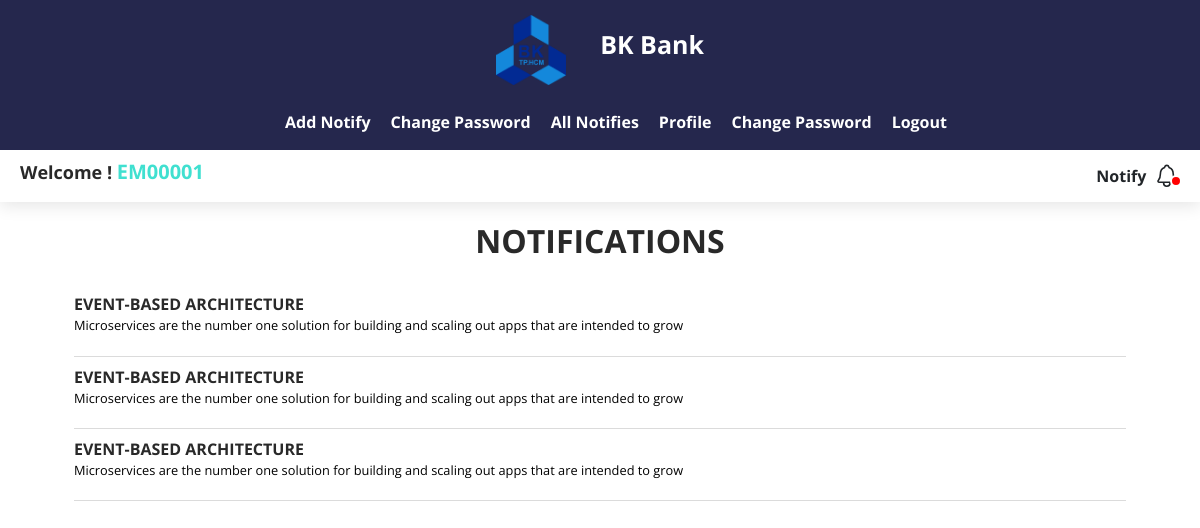
The app's page /pages/notify.php?type=n (signed in) with its own data.
### tables this page shows
CREATE TABLE
    `notify` (
        `id` int(11) NOT NULL PRIMARY KEY AUTO_INCREMENT,
        `title` varchar(255) NOT NULL,
        `content` varchar(255) NOT NULL,
        `role` enum('admin', 'employee', 'user') NOT NULL DEFAULT 'user',
        `created_At` timestamp NOT NULL DEFAULT current_timestamp() ON UPDATE current_timestamp()
    );

### pages/notify.php (the view, shortened to what this page needs)
<?php
    include '../components/Navigation__Bar.php';
    ?>
<?php include '../components/User_Name.php' ?>
<div class="container" id="add_page">
  <div class="row text-center">
    <?php
    echo "
             <h2>Notifications</h2>
      ";
      ?>
  </div>
  <div>
    <ul class='notify-content'>
      <?php
      $role= $_SESSION['ROLE_INFOR'];
          $sql_command = "SELECT * FROM notify WHERE role='$role' ORDER BY id DESC";
          $result = $con->query($sql_command);
          if ($result->num_rows > 0) {
            while($row = $result->fetch_assoc()) {
              ?>
      <li>
        <div class='content-link'>
          <div class='title-notification'>
            <p><?php echo $row['title']; ?> </p>
          </div>
          <div class='content-notification'>
            <p style='color: black !important;font-weight:normal !important; text-transform:none; font-size:0.8rem'>
              <?php echo $row['content']; ?></p>
          </div>
      </li>
      <?php } ?>
      <?php } ?>
    </ul>
  </div>
</div>
<?php
    include '../components/Footer.php';
?>

### style/style.css (style rules this page uses)
* { padding: 0; margin: 0; box-sizing: border-box; }
body { font-family: 'Open Sans', sans-serif; background-color: #FFFFFF; }
:root { --heading__color:#292929; --subheading__color:#007bff; --tab__bg:#377dff; --log__color:#40E0D0; --tab_nav_color:#fff; --box__shadow: 0 4px 16px rgb(0 0 0 / 10%); }
ul { list-style-type: none; }
#add_page { margin-top:20px; }
#add_page h2, #add_page p { color:var(--heading__color); font-weight:bold; text-transform:uppercase; }

### style/notify.css (style rules this page uses)
.notify-content { position: relative; padding: 1rem 2rem; }
.notify-content li { padding-bottom: 1.25rem; padding-top: 0.5rem; border-bottom: 0.1px solid rgb(219, 219, 219); }
.title-notification { font-size: 1rem; font-weight: bold; }
.title-notification p { text-overflow: ellipsis; overflow: hidden; white-space: nowrap; margin-bottom: 0; }
.content-notification { width: 100%; font-size: 0.75rem; }
.content-notification p { text-overflow: ellipsis; overflow: hidden; white-space: nowrap; margin-bottom: 0; }

### records on screen
notify: title "EVENT-BASED ARCHITECTURE", content "Microservices are the number one solution for building and scaling out apps that are intended to grow"
notify: title "EVENT-BASED ARCHITECTURE", content "Microservices are the number one solution for building and scaling out apps that are intended to grow"
notify: title "EVENT-BASED ARCHITECTURE", content "Microservices are the number one solution for building and scaling out apps that are intended to grow"

### other values on screen
$_SESSION['USER_NAME'] "EM00001"
